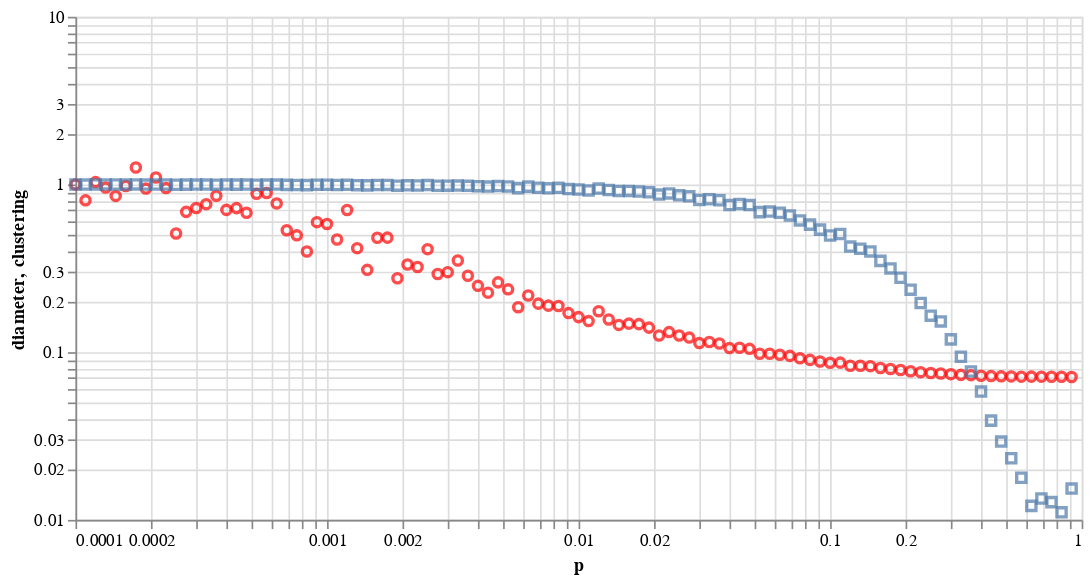

Write notebook code for a chart like this one.
### Code cell
df = pd.DataFrame({'diameter': ds, 'clustering': Cs, 'p': ps})

c1 = alt.Chart(df).mark_point(color='red').encode(
    x=alt.X('p:Q', scale=alt.Scale(type='log')),
    y=alt.Y('diameter:Q', scale=alt.Scale(type='log'))
)

c2 = alt.Chart(df).mark_point(shape='square').encode(
    x=alt.X('p:Q', scale=alt.Scale(type='log')),
    y=alt.Y('clustering:Q', scale=alt.Scale(type='log'))
)

(c1 + c2).properties(
    width=600,
    height=300
)

### Figure 1 — Vega-Lite specification as saved in the notebook (floating-point values rounded to 4 significant figures)
{"config": {"view": {"continuousWidth": 300, "continuousHeight": 300}}, "layer": [{"mark": {"type": "point", "color": "red"}, "encoding": {"x": {"field": "p", "scale": {"type": "log"}, "type": "quantitative"}, "y": {"field": "diameter", "scale": {"type": "log"}, "type": "quantitative"}}}, {"mark": {"type": "point", "shape": "square"}, "encoding": {"x": {"field": "p", "scale": {"type": "log"}, "type": "quantitative"}, "y": {"field": "clustering", "scale": {"type": "log"}, "type": "quantitative"}}}], "data": {"name": "data-fafa737a7c52f76912453834551523ef"}, "height": 300, "width": 600, "$schema": "https://vega.github.io/schema/vega-lite/v5.15.1.json", "datasets": {"data-fafa737a7c52f76912453834551523ef": [{"diameter": 1.0, "clustering": 1.0, "p": 0.0001}, {"diameter": 0.8043, "clustering": 0.9988, "p": 0.0001096}, {"diameter": 1.033, "clustering": 0.9993, "p": 0.0001202}, {"diameter": 0.9585, "clustering": 1.0, "p": 0.0001318}, {"diameter": 0.8545, "clustering": 0.9995, "p": 0.0001445}, {"diameter": 0.9787, "clustering": 1.0, "p": 0.0001585}, {"diameter": 1.262, "clustering": 1.001, "p": 0.0001738}, {"diameter": 0.9448, "clustering": 0.999, "p": 0.0001905}, {"diameter": 1.1, "clustering": 1.0, "p": 0.0002089}, {"diameter": 0.9521, "clustering": 0.9993, "p": 0.0002291}, {"diameter": 0.5099, "clustering": 0.9962, "p": 0.0002512}, {"diameter": 0.6864, "clustering": 0.9977, "p": 0.0002754}, {"diameter": 0.7234, "clustering": 0.9986, "p": 0.000302}, {"diameter": 0.7629, "clustering": 0.9983, "p": 0.0003311}, {"diameter": 0.8562, "clustering": 0.9976, "p": 0.0003631}, {"diameter": 0.7055, "clustering": 0.9988, "p": 0.0003981}, {"diameter": 0.7227, "clustering": 0.9981, "p": 0.0004365}, {"diameter": 0.6781, "clustering": 0.9984, "p": 0.0004786}, {"diameter": 0.8791, "clustering": 0.9967, "p": 0.0005248}, {"diameter": 0.8898, "clustering": 0.9979, "p": 0.0005754}, {"diameter": 0.7711, "clustering": 0.9983, "p": 0.000631}, {"diameter": 0.5334, "clustering": 0.9946, "p": 0.0006918}, {"diameter": 0.4974, "clustering": 0.9932, "p": 0.0007586}, {"diameter": 0.3983, "clustering": 0.9913, "p": 0.0008318}, {"diameter": 0.596, "clustering": 0.9965, "p": 0.000912}, {"diameter": 0.5816, "clustering": 0.9964, "p": 0.001}, {"diameter": 0.4695, "clustering": 0.9923, "p": 0.001096}, {"diameter": 0.7044, "clustering": 0.9949, "p": 0.001202}, {"diameter": 0.4169, "clustering": 0.9902, "p": 0.001318}, {"diameter": 0.3098, "clustering": 0.9878, "p": 0.001445}, {"diameter": 0.4814, "clustering": 0.9932, "p": 0.001585}, {"diameter": 0.4819, "clustering": 0.994, "p": 0.001738}, {"diameter": 0.2759, "clustering": 0.9834, "p": 0.001905}, {"diameter": 0.3331, "clustering": 0.9888, "p": 0.002089}, {"diameter": 0.3221, "clustering": 0.9865, "p": 0.002291}, {"diameter": 0.4113, "clustering": 0.9921, "p": 0.002512}, {"diameter": 0.2925, "clustering": 0.9821, "p": 0.002754}, {"diameter": 0.3, "clustering": 0.9839, "p": 0.00302}, {"diameter": 0.3521, "clustering": 0.9851, "p": 0.003311}, {"diameter": 0.2857, "clustering": 0.9815, "p": 0.003631}, {"diameter": 0.2487, "clustering": 0.9768, "p": 0.003981}, {"diameter": 0.2263, "clustering": 0.9716, "p": 0.004365}, {"diameter": 0.2608, "clustering": 0.9782, "p": 0.004786}, {"diameter": 0.2369, "clustering": 0.9734, "p": 0.005248}, {"diameter": 0.1854, "clustering": 0.951, "p": 0.005754}, {"diameter": 0.2177, "clustering": 0.9706, "p": 0.00631}, {"diameter": 0.1947, "clustering": 0.9564, "p": 0.006918}, {"diameter": 0.1894, "clustering": 0.9493, "p": 0.007586}, {"diameter": 0.1886, "clustering": 0.9547, "p": 0.008318}, {"diameter": 0.171, "clustering": 0.939, "p": 0.00912}, {"diameter": 0.1618, "clustering": 0.933, "p": 0.01}, {"diameter": 0.1532, "clustering": 0.9201, "p": 0.01096}, {"diameter": 0.1755, "clustering": 0.9449, "p": 0.01202}, {"diameter": 0.1567, "clustering": 0.9271, "p": 0.01318}, {"diameter": 0.1454, "clustering": 0.9147, "p": 0.01445}, {"diameter": 0.148, "clustering": 0.9154, "p": 0.01585}, {"diameter": 0.147, "clustering": 0.9084, "p": 0.01738}, {"diameter": 0.1401, "clustering": 0.8988, "p": 0.01905}, {"diameter": 0.1258, "clustering": 0.8704, "p": 0.02089}, {"diameter": 0.1317, "clustering": 0.8842, "p": 0.02291}, {"diameter": 0.1258, "clustering": 0.8612, "p": 0.02512}, {"diameter": 0.1222, "clustering": 0.851, "p": 0.02754}, {"diameter": 0.1133, "clustering": 0.8082, "p": 0.0302}, {"diameter": 0.115, "clustering": 0.8162, "p": 0.03311}, {"diameter": 0.1127, "clustering": 0.8055, "p": 0.03631}, {"diameter": 0.1057, "clustering": 0.7537, "p": 0.03981}, {"diameter": 0.1063, "clustering": 0.7649, "p": 0.04365}, {"diameter": 0.1047, "clustering": 0.7541, "p": 0.04786}, {"diameter": 0.09786, "clustering": 0.684, "p": 0.05248}, {"diameter": 0.09784, "clustering": 0.6891, "p": 0.05754}, {"diameter": 0.09654, "clustering": 0.678, "p": 0.0631}, {"diameter": 0.09503, "clustering": 0.6535, "p": 0.06918}, {"diameter": 0.09193, "clustering": 0.6104, "p": 0.07586}, {"diameter": 0.08994, "clustering": 0.5763, "p": 0.08318}, {"diameter": 0.08795, "clustering": 0.5379, "p": 0.0912}, {"diameter": 0.08642, "clustering": 0.4962, "p": 0.1}, {"diameter": 0.08662, "clustering": 0.5067, "p": 0.1096}, {"diameter": 0.08303, "clustering": 0.4264, "p": 0.1202}, {"diameter": 0.08294, "clustering": 0.4138, "p": 0.1318}, {"diameter": 0.0825, "clustering": 0.3988, "p": 0.1445}, {"diameter": 0.0805, "clustering": 0.3502, "p": 0.1585}, {"diameter": 0.07942, "clustering": 0.3158, "p": 0.1738}, {"diameter": 0.0783, "clustering": 0.2777, "p": 0.1905}, {"diameter": 0.07696, "clustering": 0.2358, "p": 0.2089}, {"diameter": 0.07599, "clustering": 0.1965, "p": 0.2291}, {"diameter": 0.07509, "clustering": 0.1651, "p": 0.2512}, {"diameter": 0.07467, "clustering": 0.1525, "p": 0.2754}, {"diameter": 0.07394, "clustering": 0.1192, "p": 0.302}, {"diameter": 0.07323, "clustering": 0.09391, "p": 0.3311}, {"diameter": 0.07292, "clustering": 0.07667, "p": 0.3631}, {"diameter": 0.07235, "clustering": 0.05823, "p": 0.3981}, {"diameter": 0.07201, "clustering": 0.03907, "p": 0.4365}, {"diameter": 0.07177, "clustering": 0.02931, "p": 0.4786}, {"diameter": 0.0717, "clustering": 0.0233, "p": 0.5248}, {"diameter": 0.07143, "clustering": 0.01783, "p": 0.5754}, {"diameter": 0.07147, "clustering": 0.01212, "p": 0.631}, {"diameter": 0.07142, "clustering": 0.01341, "p": 0.6918}, {"diameter": 0.07139, "clustering": 0.01276, "p": 0.7586}, {"diameter": 0.0714, "clustering": 0.01109, "p": 0.8318}, {"diameter": 0.07116, "clustering": 0.01536, "p": 0.912}]}}
